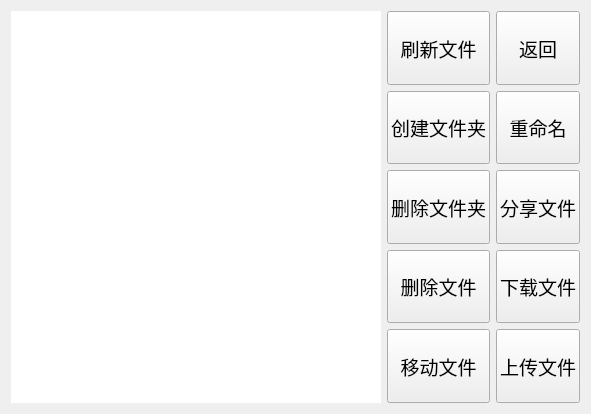
<?xml version="1.0" encoding="UTF-8"?>
<ui version="4.0">
 <class>File</class>
 <widget class="QWidget" name="File">
  <property name="geometry">
   <rect>
    <x>0</x>
    <y>0</y>
    <width>591</width>
    <height>414</height>
   </rect>
  </property>
  <property name="windowTitle">
   <string>Form</string>
  </property>
  <layout class="QGridLayout" name="gridLayout_2">
   <item row="0" column="0">
    <widget class="QListWidget" name="listWidget">
     <property name="frameShape">
      <enum>QFrame::NoFrame</enum>
     </property>
    </widget>
   </item>
   <item row="0" column="1">
    <layout class="QGridLayout" name="gridLayout">
     <property name="rightMargin">
      <number>0</number>
     </property>
     <item row="0" column="0">
      <widget class="QPushButton" name="flush_PB">
       <property name="sizePolicy">
        <sizepolicy hsizetype="Minimum" vsizetype="Expanding">
         <horstretch>0</horstretch>
         <verstretch>0</verstretch>
        </sizepolicy>
       </property>
       <property name="font">
        <font>
         <family>Adobe Arabic</family>
         <pointsize>14</pointsize>
        </font>
       </property>
       <property name="text">
        <string>刷新文件</string>
       </property>
      </widget>
     </item>
     <item row="0" column="1">
      <widget class="QPushButton" name="return_PB">
       <property name="sizePolicy">
        <sizepolicy hsizetype="Minimum" vsizetype="Expanding">
         <horstretch>0</horstretch>
         <verstretch>0</verstretch>
        </sizepolicy>
       </property>
       <property name="font">
        <font>
         <family>Adobe Arabic</family>
         <pointsize>14</pointsize>
        </font>
       </property>
       <property name="text">
        <string>返回</string>
       </property>
      </widget>
     </item>
     <item row="1" column="0">
      <widget class="QPushButton" name="mkdir_PB">
       <property name="sizePolicy">
        <sizepolicy hsizetype="Minimum" vsizetype="Expanding">
         <horstretch>0</horstretch>
         <verstretch>0</verstretch>
        </sizepolicy>
       </property>
       <property name="font">
        <font>
         <family>Adobe Arabic</family>
         <pointsize>14</pointsize>
        </font>
       </property>
       <property name="text">
        <string>创建文件夹</string>
       </property>
      </widget>
     </item>
     <item row="1" column="1">
      <widget class="QPushButton" name="rename_PB">
       <property name="sizePolicy">
        <sizepolicy hsizetype="Minimum" vsizetype="Expanding">
         <horstretch>0</horstretch>
         <verstretch>0</verstretch>
        </sizepolicy>
       </property>
       <property name="font">
        <font>
         <family>Adobe Arabic</family>
         <pointsize>14</pointsize>
        </font>
       </property>
       <property name="text">
        <string>重命名</string>
       </property>
      </widget>
     </item>
     <item row="2" column="0">
      <widget class="QPushButton" name="deldir_PB">
       <property name="sizePolicy">
        <sizepolicy hsizetype="Minimum" vsizetype="Expanding">
         <horstretch>0</horstretch>
         <verstretch>0</verstretch>
        </sizepolicy>
       </property>
       <property name="font">
        <font>
         <family>Adobe Arabic</family>
         <pointsize>14</pointsize>
        </font>
       </property>
       <property name="text">
        <string>删除文件夹</string>
       </property>
      </widget>
     </item>
     <item row="2" column="1">
      <widget class="QPushButton" name="share_PB">
       <property name="sizePolicy">
        <sizepolicy hsizetype="Minimum" vsizetype="Expanding">
         <horstretch>0</horstretch>
         <verstretch>0</verstretch>
        </sizepolicy>
       </property>
       <property name="font">
        <font>
         <family>Adobe Arabic</family>
         <pointsize>14</pointsize>
        </font>
       </property>
       <property name="text">
        <string>分享文件</string>
       </property>
      </widget>
     </item>
     <item row="3" column="0">
      <widget class="QPushButton" name="del_PB">
       <property name="sizePolicy">
        <sizepolicy hsizetype="Minimum" vsizetype="Expanding">
         <horstretch>0</horstretch>
         <verstretch>0</verstretch>
        </sizepolicy>
       </property>
       <property name="font">
        <font>
         <family>Adobe Arabic</family>
         <pointsize>14</pointsize>
        </font>
       </property>
       <property name="text">
        <string>删除文件</string>
       </property>
      </widget>
     </item>
     <item row="3" column="1">
      <widget class="QPushButton" name="download_PB">
       <property name="sizePolicy">
        <sizepolicy hsizetype="Minimum" vsizetype="Expanding">
         <horstretch>0</horstretch>
         <verstretch>0</verstretch>
        </sizepolicy>
       </property>
       <property name="font">
        <font>
         <family>Adobe Arabic</family>
         <pointsize>14</pointsize>
        </font>
       </property>
       <property name="text">
        <string>下载文件</string>
       </property>
      </widget>
     </item>
     <item row="4" column="0">
      <widget class="QPushButton" name="mv_PB">
       <property name="sizePolicy">
        <sizepolicy hsizetype="Minimum" vsizetype="Expanding">
         <horstretch>0</horstretch>
         <verstretch>0</verstretch>
        </sizepolicy>
       </property>
       <property name="font">
        <font>
         <family>Adobe Arabic</family>
         <pointsize>14</pointsize>
        </font>
       </property>
       <property name="text">
        <string>移动文件</string>
       </property>
      </widget>
     </item>
     <item row="4" column="1">
      <widget class="QPushButton" name="upload_PB">
       <property name="sizePolicy">
        <sizepolicy hsizetype="Minimum" vsizetype="Expanding">
         <horstretch>0</horstretch>
         <verstretch>0</verstretch>
        </sizepolicy>
       </property>
       <property name="font">
        <font>
         <family>Adobe Arabic</family>
         <pointsize>14</pointsize>
        </font>
       </property>
       <property name="text">
        <string>上传文件</string>
       </property>
      </widget>
     </item>
    </layout>
   </item>
  </layout>
 </widget>
 <resources/>
 <connections/>
</ui>
